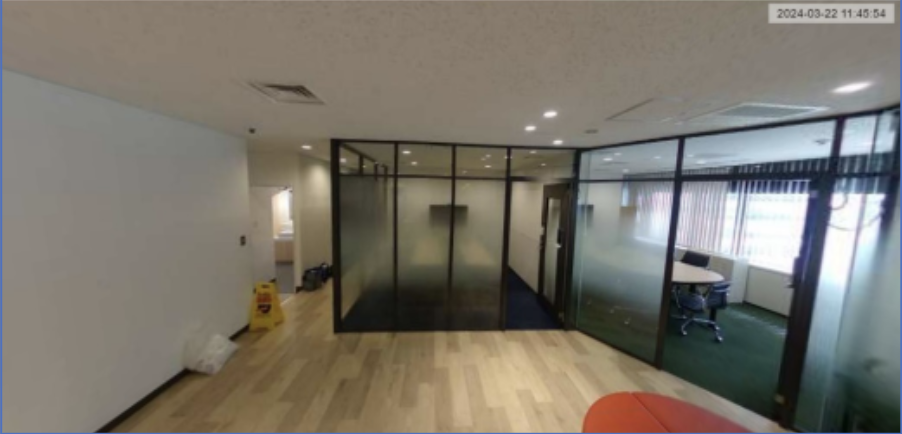
#> input picture test1a.png, 902 x 434 px
$ python make_ref.py   (older library calls are emulated)
#> lines starting #> are read from the running program, lines starting #| are printed output that depends on the picture; after the words box and inside, x2 and y2 are one past the last pixel; in counts of white or black regions, pixels touching at a corner belong together
### core/io_utils.py
# -*- coding: utf-8 -*-
import os
import cv2
import numpy as np

def read_image(path: str) -> np.ndarray:
    img = cv2.imread(path)
    if img is None:
        raise FileNotFoundError(f"画像が読めません: {path}")
    return img

def resize_to(img: np.ndarray, size_hw) -> np.ndarray:
    return cv2.resize(img, (size_hw[1], size_hw[0]), interpolation=cv2.INTER_AREA)

def ensure_same_size(a: np.ndarray, b: np.ndarray):
    if a.shape[:2] != b.shape[:2]:
        b = resize_to(b, a.shape[:2])
    return a, b

def save_side_by_side(imgA: np.ndarray, imgB: np.ndarray, out_path: str) -> None:
    h = max(imgA.shape[0], imgB.shape[0])
    w = imgA.shape[1] + imgB.shape[1]
    canvas = np.zeros((h, w, 3), dtype=np.uint8)
    canvas[:imgA.shape[0], :imgA.shape[1]] = imgA
    canvas[:imgB.shape[0], imgA.shape[1]:imgA.shape[1]+imgB.shape[1]] = imgB
    os.makedirs(os.path.dirname(out_path) or ".", exist_ok=True)
    cv2.imwrite(out_path, canvas)

def save_alpha_overlay(imgA: np.ndarray, imgB: np.ndarray, out_path: str, alpha: float = 0.35) -> None:
    b = cv2.resize(imgB, (imgA.shape[1], imgA.shape[0]), interpolation=cv2.INTER_AREA)
    blended = cv2.addWeighted(imgA, 1.0 - alpha, b, alpha, 0.0)
    os.makedirs(os.path.dirname(out_path) or ".", exist_ok=True)
    cv2.imwrite(out_path, blended)

### core/align.py
# -*- coding: utf-8 -*-
import math
import cv2
import numpy as np

def phase_correlation_shift(g1: np.ndarray, g2: np.ndarray):
    g1f = g1.astype(np.float32)
    g2f = g2.astype(np.float32)
    win = cv2.createHanningWindow((g1.shape[1], g1.shape[0]), cv2.CV_32F)
    s = cv2.phaseCorrelate(g1f * win, g2f * win)[0]  # (dx, dy)
    return s

# [35 lines left out: functions estimate_homography, is_near_identity_homography, not called in this run]

def camera_misaligned(imgA: np.ndarray, imgB: np.ndarray, shift_px_thresh=6.0, homography_checks=True):
    gA = cv2.cvtColor(imgA, cv2.COLOR_BGR2GRAY)
    gB = cv2.cvtColor(imgB, cv2.COLOR_BGR2GRAY)
    dx, dy = phase_correlation_shift(gA, gB)
    shift_norm = float((dx**2 + dy**2) ** 0.5)
    if shift_norm > shift_px_thresh:
        return True, {"phase_shift": (dx, dy), "shift_norm": shift_norm, "H_ok": None}
    if homography_checks:
        H = estimate_homography(gA, gB)
        H_ok = is_near_identity_homography(H)
        if not H_ok:
            return True, {"phase_shift": (dx, dy), "shift_norm": shift_norm, "H_ok": False}
        return False, {"phase_shift": (dx, dy), "shift_norm": shift_norm, "H_ok": True}
    return False, {"phase_shift": (dx, dy), "shift_norm": shift_norm, "H_ok": None}

def align_ecc(a: np.ndarray, b: np.ndarray):
    ag = cv2.cvtColor(a, cv2.COLOR_BGR2GRAY)
    bg = cv2.cvtColor(b, cv2.COLOR_BGR2GRAY)
    warp = np.eye(2,3, dtype=np.float32)
    try:
        criteria = (cv2.TERM_CRITERIA_EPS | cv2.TERM_CRITERIA_COUNT, 200, 1e-5)
        _, warp = cv2.findTransformECC(ag, bg, warp, cv2.MOTION_AFFINE, criteria)
        aligned = cv2.warpAffine(b, warp, (a.shape[1], a.shape[0]),
                                 flags=cv2.INTER_LINEAR | cv2.WARP_INVERSE_MAP)
        return aligned, warp
    except cv2.error:
        return None, None

# [19 lines left out: function align_homography, not called in this run]

### core/quality.py
# -*- coding: utf-8 -*-
import cv2
import numpy as np

def quality_harmonize_pair(a: np.ndarray, b: np.ndarray,
                           target_short=720,
                           match_sharp=True,
                           match_hist=True,
                           denoise='none'):
    # サイズ合わせ
    if a.shape[:2] != b.shape[:2]:
        b = cv2.resize(b, (a.shape[1], a.shape[0]), interpolation=cv2.INTER_AREA)

    # 共通ダウンサンプル
    h, w = a.shape[:2]
    short = min(h, w)
    if target_short is not None and short > target_short:
        r = target_short / float(short)
        new_size = (int(w * r), int(h * r))
        a = cv2.resize(a, new_size, interpolation=cv2.INTER_AREA)
        b = cv2.resize(b, new_size, interpolation=cv2.INTER_AREA)

    # シャープネス整合
    if match_sharp:
        def varlap(x):
            return cv2.Laplacian(cv2.cvtColor(x, cv2.COLOR_BGR2GRAY), cv2.CV_64F).var()
        va, vb = varlap(a), varlap(b)

        def blur_light(img, sigma=1.0):
            sigma = max(0.5, min(3.0, float(sigma)))
            ksize = int(2 * round(3 * sigma) + 1)
            return cv2.GaussianBlur(img, (ksize, ksize), sigmaX=sigma, sigmaY=sigma)

        if va > vb * 1.10:
            a = blur_light(a, 1.0)
        elif vb > va * 1.10:
            b = blur_light(b, 1.0)

    # 明るさ/コントラスト整合
    if match_hist:
        def match_meanstd(src, ref):
            gs = cv2.cvtColor(src, cv2.COLOR_BGR2GRAY).astype(np.float32)
            gr = cv2.cvtColor(ref, cv2.COLOR_BGR2GRAY).astype(np.float32)
            ms, ss = gs.mean(), gs.std() + 1e-6
            mr, sr = gr.mean(), gr.std() + 1e-6
            gain, bias = (sr / ss), (mr - ms * (sr / ss))
            out = np.clip(gs * gain + bias, 0, 255).astype(np.uint8)
            return cv2.cvtColor(out, cv2.COLOR_GRAY2BGR)
        a = match_meanstd(a, b)
        b = match_meanstd(b, a)

    # ノイズ調整
    if denoise == 'light':
        a = cv2.fastNlMeansDenoisingColored(a, None, 3, 3, 7, 15)
        b = cv2.fastNlMeansDenoisingColored(b, None, 3, 3, 7, 15)
    elif denoise == 'add_noise':
        rng = np.random.default_rng(0)
        def add_gnoise(img, sigma=2.0):
            n = rng.normal(0, sigma, img.shape).astype(np.float32)
            return np.clip(img.astype(np.float32) + n, 0, 255).astype(np.uint8)
        a, b = add_gnoise(a), add_gnoise(b)

    return a, b

### core/overlap.py
# -*- coding: utf-8 -*-
import cv2
import numpy as np
from .diff import fused_diff_mask  # 循環しないように: diff は overlap を import しない

def overlap_mask(a_shape, transform, kind, b_shape):
    """B→A整列時のBの有効領域（重なり領域）マスクを作る。"""
    hA, wA = a_shape[:2]
    hB, wB = b_shape[:2]
    if transform is None:
        return np.ones((hA, wA), np.uint8)
    maskB = np.ones((hB, wB), np.uint8) * 255
    if kind == "AFFINE":
        warped = cv2.warpAffine(maskB, transform, (wA, hA),
                                flags=cv2.INTER_NEAREST | cv2.WARP_INVERSE_MAP)
    else:  # "H"
        warped = cv2.warpPerspective(maskB, transform, (wA, hA),
                                     flags=cv2.INTER_NEAREST)
    return (warped > 0).astype(np.uint8)

def masked_fused_diff(a, b, mask):
    """重なっていない領域は0に潰した差分マスク。"""
    th = fused_diff_mask(a, b)
    th[mask == 0] = 0
    return th

### core/diff.py
# core/diff.py
# 差分抽出まわり（absdiff→二値→輪郭＝difference_boxes、照明に強いfused_diff_mask、マスクから矩形抽出）

import cv2
import numpy as np

def grad_mag(img):
    g = cv2.cvtColor(img, cv2.COLOR_BGR2GRAY)
    gx = cv2.Sobel(g, cv2.CV_32F, 1, 0, ksize=3)
    gy = cv2.Sobel(g, cv2.CV_32F, 0, 1, ksize=3)
    mag = cv2.magnitude(gx, gy)
    return cv2.normalize(mag, None, 0, 255, cv2.NORM_MINMAX).astype(np.uint8)

def census8(img):
    g = cv2.cvtColor(img, cv2.COLOR_BGR2GRAY)
    h, w = g.shape
    out = np.zeros((h, w), dtype=np.uint8)
    bit = 0
    for dy in (-1, 0, 1):
        for dx in (-1, 0, 1):
            if dx == 0 and dy == 0:
                continue
            shifted = np.roll(np.roll(g, dy, axis=0), dx, axis=1)
            cmp = (g > shifted).astype(np.uint8)
            out = cv2.bitwise_or(out, ((cmp << bit) & 0xFF))
            bit = (bit + 1) % 8
    return out

# --- 追加: 重なり領域内だけでSSIMを計算するユーティリティ ---

def ssim_on_overlap(a, b, mask):
    """
    2枚 a,b の重なり領域(mask>0)内だけでSSIMを計算して返す。
    skimage が無い場合は None を返す。
    """
    try:
        from skimage.metrics import structural_similarity as _ssim
    except Exception:
        return None

    if a is None or b is None or mask is None:
        return None
    if a.shape[:2] != b.shape[:2] or a.shape[:2] != mask.shape[:2]:
        return None

    gA = cv2.cvtColor(a, cv2.COLOR_BGR2GRAY)
    gB = cv2.cvtColor(b, cv2.COLOR_BGR2GRAY)
    m = (mask > 0)

    # 面積が小さすぎると不安定なので防御
    if m.sum() < 1000:
        return None

    gA_ = gA.copy(); gB_ = gB.copy()
    gA_[~m] = 0
    gB_[~m] = 0
    try:
        return float(_ssim(gA_, gB_))
    except Exception:
        return None

def fused_diff_mask(a, b):
    """勾配+センサスの差分を融合→適応二値化→モルフォ処理。
       照明差に比較的強い差分マスクを返す（uint8, 0/255）。"""
    d1 = cv2.absdiff(grad_mag(a), grad_mag(b))
    d2 = cv2.absdiff(census8(a), census8(b))
    fused = cv2.addWeighted(d1, 0.6, d2, 0.4, 0)
    h, w = fused.shape
    ks = max(15, (min(h, w)//40)|1)  # 奇数カーネル
    th = cv2.adaptiveThreshold(fused, 255, cv2.ADAPTIVE_THRESH_MEAN_C,
                               cv2.THRESH_BINARY, ks, -3)
    k = cv2.getStructuringElement(cv2.MORPH_RECT, (3, 3))
    th = cv2.morphologyEx(th, cv2.MORPH_OPEN, k, iterations=1)
    th = cv2.morphologyEx(th, cv2.MORPH_CLOSE, k, iterations=1)
    return th

# [29 lines left out: function difference_boxes, not called in this run]

def boxes_from_mask(imgA, mask, min_wh=15):
    """二値マスクから輪郭→外接矩形→可視化。"""
    cnts = cv2.findContours(mask, cv2.RETR_EXTERNAL, cv2.CHAIN_APPROX_SIMPLE)
    cnts = cnts[0] if len(cnts) == 2 else cnts[1]
    vis = imgA.copy()
    boxes = []
    for c in cnts:
        x, y, w, h = cv2.boundingRect(c)
        if w < min_wh and h < min_wh:
            continue
        boxes.append((x, y, w, h))
        cv2.rectangle(vis, (x, y), (x + w, y + h), (0, 0, 255), 2)
    return vis, boxes

__all__ = [
    "difference_boxes",
    "fused_diff_mask",
    "boxes_from_mask",
    "grad_mag",
    "census8",
]

### core/vis.py
# -*- coding: utf-8 -*-
import cv2
import numpy as np
from .cluster import cluster_dense_boxes

def make_boxes_overlay_transparent(imgA, imgB, boxes, alpha=0.5, draw_border=True):
    out = imgA.copy()
    for (x, y, w, h) in boxes:
        x = max(0, int(x)); y = max(0, int(y))
        w = max(1, int(w)); h = max(1, int(h))
        x2 = min(out.shape[1], x + w)
        y2 = min(out.shape[0], y + h)
        if x2 <= x or y2 <= y:
            continue
        roiA = out[y:y2, x:x2]
        roiB = imgB[y:y2, x:x2]
        if roiA.shape[:2] != roiB.shape[:2]:
            roiB = cv2.resize(roiB, (roiA.shape[1], roiA.shape[0]), interpolation=cv2.INTER_AREA)
        blended = cv2.addWeighted(roiA, 1.0 - alpha, roiB, alpha, 0.0)
        out[y:y2, x:x2] = blended
        if draw_border:
            cv2.rectangle(out, (x, y), (x2, y2), (0, 0, 255), 2)
    return out

def draw_clusters_only(base_img, clusters, color=(0, 0, 255), thickness=6, show_count=True, blend_with=None, alpha=0.35):
    vis = base_img.copy()
    if blend_with is not None:
        b = cv2.resize(blend_with, (vis.shape[1], vis.shape[0]), interpolation=cv2.INTER_AREA)
        vis = cv2.addWeighted(vis, 1.0 - alpha, b, alpha, 0.0)
    for (x, y, w, h, cnt) in clusters:
        cv2.rectangle(vis, (x, y), (x + w, y + h), color, thickness)
        if show_count:
            cv2.putText(vis, f"x{cnt}", (x + 6, y + 22), cv2.FONT_HERSHEY_SIMPLEX, 0.7, color, 2, cv2.LINE_AA)
    return vis

# [10 lines left out: function make_dense_overlay, not called in this run]

### core/cluster.py
# -*- coding: utf-8 -*-
import cv2
import numpy as np

def _boxes_to_mask(boxes, shape, thickness=2):
    h, w = shape[:2]
    mask = np.zeros((h, w), dtype=np.uint8)
    for (x, y, bw, bh) in boxes:
        cv2.rectangle(mask, (x, y), (x + bw, y + bh), 255, thickness)
    return mask

def cluster_dense_boxes(boxes, shape, dilate_iter=3, min_count=5, min_wh=25):
    if not boxes:
        return []
    h, w = shape[:2]
    mask = _boxes_to_mask(boxes, (h, w), thickness=2)
    k = cv2.getStructuringElement(cv2.MORPH_RECT, (5, 5))
    dense = mask.copy()
    for _ in range(max(1, dilate_iter)):
        dense = cv2.dilate(dense, k, iterations=1)
    cnts = cv2.findContours(dense, cv2.RETR_EXTERNAL, cv2.CHAIN_APPROX_SIMPLE)
    cnts = cnts[0] if len(cnts) == 2 else cnts[1]
    clusters = []
    for c in cnts:
        x, y, bw, bh = cv2.boundingRect(c)
        if bw < min_wh or bh < min_wh:
            continue
        cx1, cy1, cx2, cy2 = x, y, x + bw, y + bh
        cnt = 0
        for (bx, by, bw2, bh2) in boxes:
            cx = bx + bw2 // 2
            cy = by + bh2 // 2
            if (cx1 <= cx <= cx2) and (cy1 <= cy <= cy2):
                cnt += 1
        if cnt >= min_count:
            clusters.append((x, y, bw, bh, cnt))
    return clusters

### make_ref.py
# make_ref.py
# -*- coding: utf-8 -*-
"""
カメラ位置ズレ検出 →（必要なら自動整列）→ 画質整合 → 重なりマスク → 勾配+Census/SSIM 差分
を行い、可視化と指標を出力するスクリプト。

出力（results/ 配下）:
- diff_boxes.png    : A上に赤枠で差分領域を描画
- diff_mask.png     : 差分の二値マスク
- diff_boxesx.png   : 赤枠内へBを半透明で重ねた可視化
- diff_boxesx2.png  : 密集領域を大枠のみで描画（ある場合）
- side_by_side.png  : ズレ時の説明用（A|B横並び）
- overlay_alpha.png : ズレ時の説明用（A上にB半透明）

使い方:
    python make_ref.py [imgA] [imgB]
（引数が無ければ test1a.png / test1b.png を使用）
"""

import os
import sys
import cv2
import numpy as np

OUT_DIR = "results"
os.makedirs(OUT_DIR, exist_ok=True)

# ---- モジュール化したコア関数群 -------------------------------------------------
from core.io_utils import read_image, ensure_same_size, save_side_by_side, save_alpha_overlay
from core.align    import camera_misaligned, align_ecc, align_homography
from core.quality  import quality_harmonize_pair
from core.overlap  import overlap_mask, masked_fused_diff
from core.diff     import boxes_from_mask, ssim_on_overlap
from core.vis      import make_boxes_overlay_transparent, draw_clusters_only
from core.cluster  import cluster_dense_boxes


def main():
    # 入力
    if len(sys.argv) >= 3:
        pathA, pathB = sys.argv[1], sys.argv[2]
    else:
        pathA, pathB = "test1a.png", "test1b.png"

    imgA = read_image(pathA)
#> in read_image, img is the input picture: shape (434, 902, 3); mean B, G, R 107.4, 117.2, 122.3
    imgB = read_image(pathB)
#> call 2 of read_image, with path = 'test1b.png'
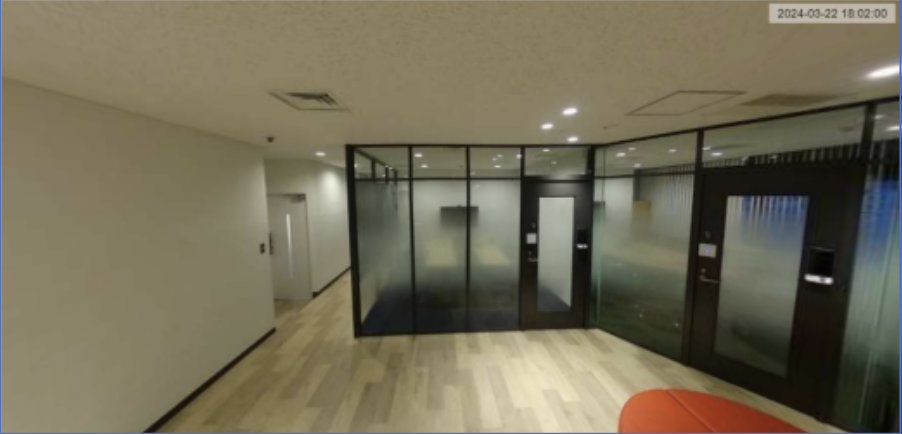
#> input picture test1b.png, 902 x 434 px
#> in read_image, img is the input picture: shape (434, 902, 3); mean B, G, R 87.4, 109.2, 115.8
    imgA, imgB = ensure_same_size(imgA, imgB)

    # 1) カメラ位置ズレ判定
    misaligned, diag = camera_misaligned(imgA, imgB,
                                         shift_px_thresh=6.0,
                                         homography_checks=True)
#> in phase_correlation_shift, `s = cv2.phaseCorrelate(g1f * win, g2f * win)[0]`: s = (21.45, 0.79)
#> in camera_misaligned, `dx, dy = phase_correlation_shift(gA, gB)`: dx = 21.45; dy = 0.79
#> in camera_misaligned, `shift_norm = float((dx**2 + dy**2) ** 0.5)`: shift_norm = 21.46
#> misaligned = True; diag = 3 items

    tfm_kind, tfm = None, None
    aligned_method = None

    if misaligned:
        print("カメラの位置が違う画像です。差分処理はスキップします。")
        print(f"  位相相関推定シフト: dx={diag['phase_shift'][0]:.2f}, dy={diag['phase_shift'][1]:.2f}, "
              f"norm={diag['shift_norm']:.2f}px, H近似恒等={diag['H_ok']}")
#|   位相相関推定シフト: dx=21.45, dy=0.79, norm=21.46px, H近似恒等=None
        # 説明用出力
        save_side_by_side(imgA, imgB, os.path.join(OUT_DIR, "side_by_side.png"))
        save_alpha_overlay(imgA, imgB, os.path.join(OUT_DIR, "overlay_alpha.png"), alpha=0.35)
        print("  説明用: side_by_side.png / overlay_alpha.png を保存しました。")

        # 2) 自動整列（ECC → H）
        b_ecc, warp = align_ecc(imgA, imgB)
#> in align_ecc, `_, warp = cv2.findTransformECC(ag, bg, warp, cv2.MOTION_AFFINE, criter..`: warp = [[1.02, 0.0502, -3.18], [-0.031, 1.01, 13.29]]
#> in align_ecc, `aligned = cv2.warpAffine(b, warp, (a.shape[1], a.shape[0]), flags=cv2...`:
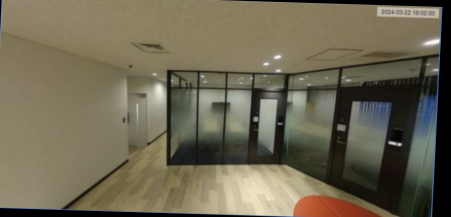
#> aligned: shape (434, 902, 3) (shown at 1/2 size); mean B, G, R 82.5, 103.4, 109.5
#> warp = [[1.02, 0.0502, -3.18], [-0.031, 1.01, 13.29]]
        if b_ecc is not None:
            print("  ECC整列に成功し、差分処理を継続します。")
            imgB = b_ecc
            aligned_method = "ECC"
            tfm_kind, tfm = "AFFINE", warp
#> tfm_kind = 'AFFINE'; tfm = [[1.02, 0.0502, -3.18], [-0.031, 1.01, 13.29]]
        else:
            b_h, H = align_homography(imgA, imgB)
            if b_h is not None:
                print("  Homography整列に成功し、差分処理を継続します。")
                imgB = b_h
                aligned_method = "H"
                tfm_kind, tfm = "H", H
            else:
                print("  自動整列にも失敗したため、ここで終了します。")
                return

    # 3) 画質整合（解像・シャープ・明るさ）→ 同倍率で両者を縮小・整合
    imgA, imgB = quality_harmonize_pair(
        imgA, imgB,
        target_short=720,   # 短辺720px にそろえる（比較安定化）
        match_sharp=True,   # シャープネスの差を軽く矯正
        match_hist=True,    # 明るさ/コントラストを近づける
        denoise='none'      # 必要なら 'light' / 'add_noise'
    )
#> in quality_harmonize_pair, `va, vb = varlap(a), varlap(b)`: va = 59.17; vb = 87.94
#> in match_meanstd, `gr = cv2.cvtColor(ref, cv2.COLOR_BGR2GRAY).astype(np.float32)`:
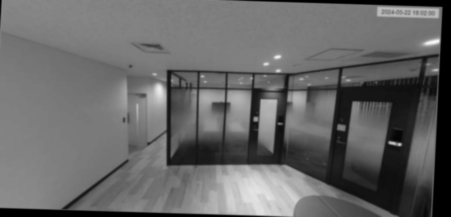
#> gr: shape (434, 902) float32 (shown at 1/2 size); min 0, max 249, mean 102.8
#> in match_meanstd, `ms, ss = gs.mean(), gs.std() + 1e-6`: ms = 117.6; ss = 43.3
#> in match_meanstd, `mr, sr = gr.mean(), gr.std() + 1e-6`: mr = 102.8; sr = 45.78
#> in match_meanstd, `gain, bias = (sr / ss), (mr - ms * (sr / ss))`: gain = 1.06; bias = -21.51
    imgA, imgB = ensure_same_size(imgA, imgB)

    # 4) 重なり領域のマスク（整列行列があればそれを使用）
    overlap = overlap_mask(
        imgA.shape,
        tfm,
        ("AFFINE" if tfm_kind == "AFFINE" else "H") if tfm is not None else None,
        imgB.shape
    )
#> in overlap_mask, `warped = cv2.warpAffine(maskB, transform, (wA, hA), flags=cv2.INTER_NE..`:
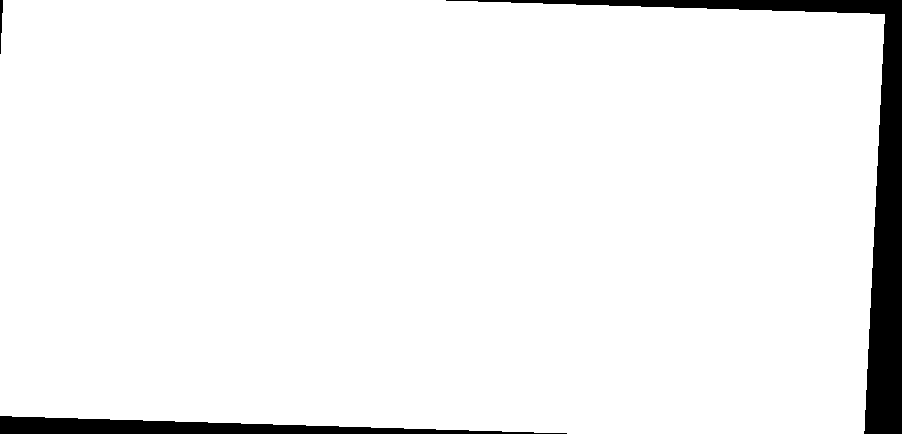
#> warped: shape (434, 902); 94.8% white; 3 black regions, box (x1, y1, x2, y2) and area: (446, 0, 902, 434) 14906, (0, 416, 567, 434) 5213, (0, 0, 3, 54) 100

    # 5) 勾配+Census の融合差分 → 重なり外は0
    th_mask = masked_fused_diff(imgA, imgB, overlap)
#> after the loop in census8, `for dy in (-1, 0, 1):`:
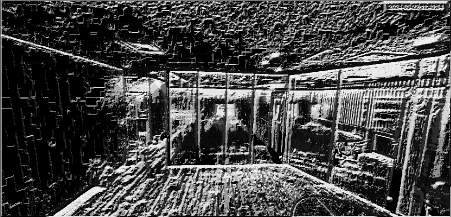
#> out: shape (434, 902) (shown at 1/2 size); min 0, max 255, mean 71.3
#> after the loop in census8, `for dy in (-1, 0, 1):`: bit = 0
#> after the loop in census8 (call 2), `for dy in (-1, 0, 1):`:
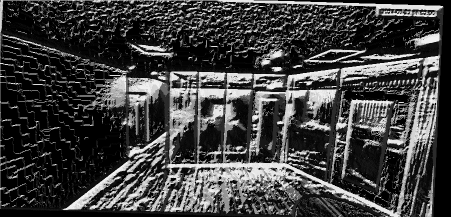
#> out: shape (434, 902) (shown at 1/2 size); min 0, max 255, mean 64
#> in masked_fused_diff, `th[mask == 0] = 0`:
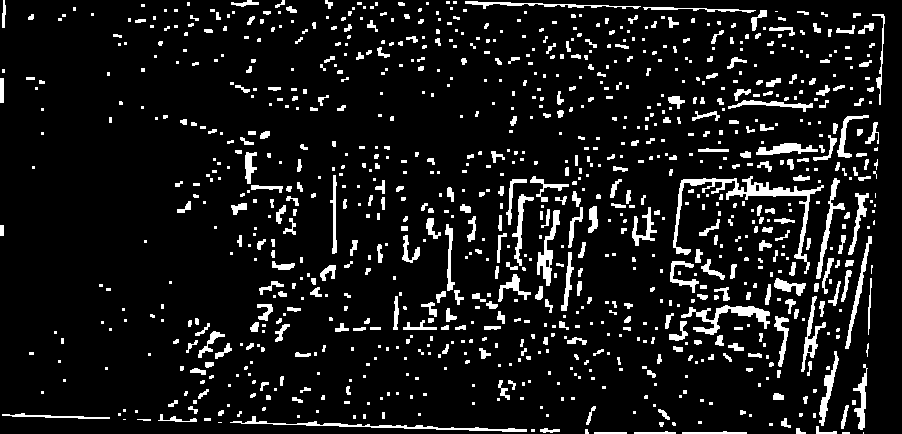
#> th: shape (434, 902); 9.5% white; 984 white regions (575 under 20 px)

    # 6) 可視化：赤枠描画 / 半透明合成 / 密集領域の大枠
    vis_boxes, boxes = boxes_from_mask(imgA, th_mask, min_wh=15)
#> in boxes_from_mask, `cnts = cv2.findContours(mask, cv2.RETR_EXTERNAL, cv2.CHAIN_APPROX_SIMP..`: cnts = 984 contours, 730 with area under 20; largest, box (x1, y1, x2, y2) and area: (673, 176, 824, 274) 1378, (681, 305, 770, 335) 670, (537, 210, 560, 286) 486, (230, 416, 527, 432) 458, (816, 178, 845, 279) 403
#> (the rest of the program and of its run is left out)
